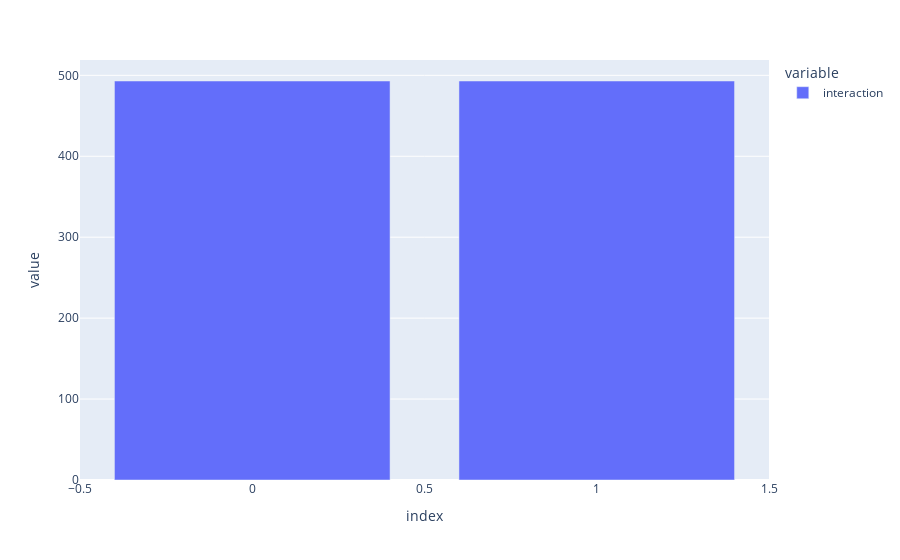

Notebook cell for this chart:
### Code cell
px.bar(balanced_dataset.interaction.value_counts())

### Figure 1 — Plotly figure (JSON) as saved in the notebook; plotly's stock layout.template omitted (floating-point values rounded to 4 significant figures)
{"data": [{"alignmentgroup": "True", "hovertemplate": "variable=interaction<br>index=%{x}<br>value=%{y}<extra></extra>", "legendgroup": "interaction", "marker": {"color": "#636efa", "pattern": {"shape": ""}}, "name": "interaction", "offsetgroup": "interaction", "orientation": "v", "showlegend": true, "textposition": "auto", "type": "bar", "x": [1, 0], "xaxis": "x", "y": [493, 493], "yaxis": "y"}], "layout": {"autosize": true, "barmode": "relative", "legend": {"title": {"text": "variable"}, "tracegroupgap": 0}, "margin": {"t": 60}, "xaxis": {"anchor": "y", "autorange": true, "domain": [0, 1], "range": [-0.5, 1.5], "title": {"text": "index"}, "type": "linear"}, "yaxis": {"anchor": "x", "autorange": true, "domain": [0, 1], "range": [0, 518.9], "title": {"text": "value"}, "type": "linear"}}}
